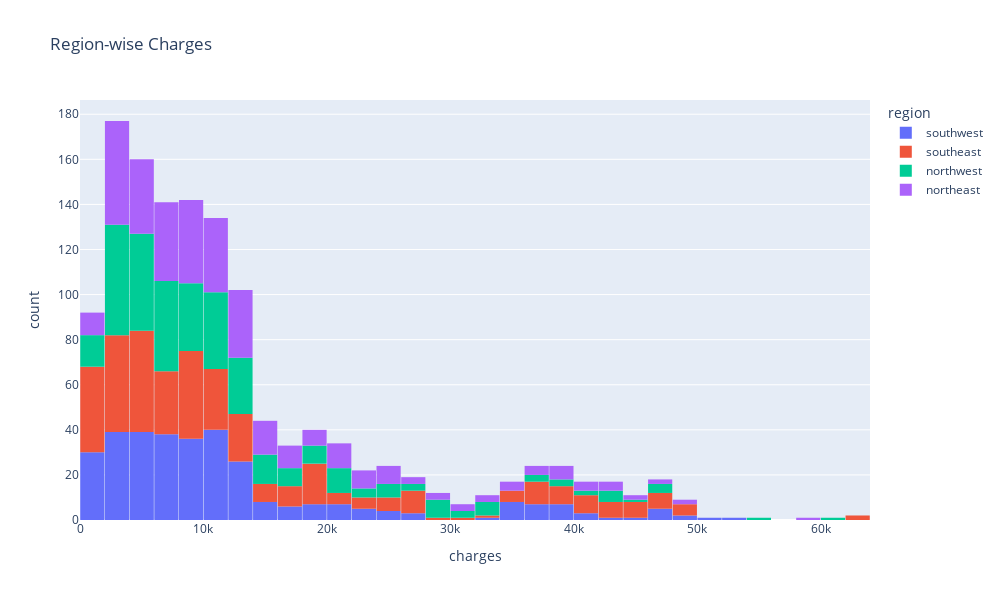

Notebook code cell kept with this figure:
### Code cell
fig = px.histogram(df,
                  x = 'charges',
                  color = 'region',
                  title = 'Region-wise Charges')
fig.update_layout(
                 bargap = 0.02,
                 width = 1000,
                 height = 600
                    )
fig.show()

### Figure 1 — Plotly figure (JSON) as saved in the notebook; plotly's stock layout.template omitted (floating-point values rounded to 4 significant figures; data arrays with more than 128 entries replaced by an {"elided": "..."} marker saying what was removed)
{"data": [{"bingroup": "x", "hovertemplate": "region=southwest<br>charges=%{x}<br>count=%{y}<extra></extra>", "legendgroup": "southwest", "marker": {"color": "#636efa", "pattern": {"shape": ""}}, "name": "southwest", "orientation": "v", "showlegend": true, "type": "histogram", "x": {"elided": "325 float values"}, "xaxis": "x", "yaxis": "y"}, {"bingroup": "x", "hovertemplate": "region=southeast<br>charges=%{x}<br>count=%{y}<extra></extra>", "legendgroup": "southeast", "marker": {"color": "#EF553B", "pattern": {"shape": ""}}, "name": "southeast", "orientation": "v", "showlegend": true, "type": "histogram", "x": {"elided": "364 float values"}, "xaxis": "x", "yaxis": "y"}, {"bingroup": "x", "hovertemplate": "region=northwest<br>charges=%{x}<br>count=%{y}<extra></extra>", "legendgroup": "northwest", "marker": {"color": "#00cc96", "pattern": {"shape": ""}}, "name": "northwest", "orientation": "v", "showlegend": true, "type": "histogram", "x": {"elided": "325 float values"}, "xaxis": "x", "yaxis": "y"}, {"bingroup": "x", "hovertemplate": "region=northeast<br>charges=%{x}<br>count=%{y}<extra></extra>", "legendgroup": "northeast", "marker": {"color": "#ab63fa", "pattern": {"shape": ""}}, "name": "northeast", "orientation": "v", "showlegend": true, "type": "histogram", "x": {"elided": "324 float values"}, "xaxis": "x", "yaxis": "y"}], "layout": {"bargap": 0.02, "barmode": "relative", "height": 600, "legend": {"title": {"text": "region"}, "tracegroupgap": 0}, "title": {"text": "Region-wise Charges"}, "width": 1000, "xaxis": {"anchor": "y", "domain": [0, 1], "title": {"text": "charges"}}, "yaxis": {"anchor": "x", "domain": [0, 1], "title": {"text": "count"}}}}
